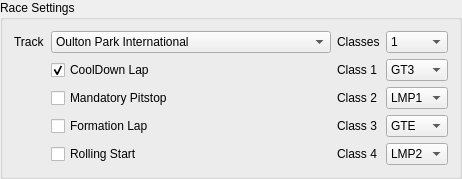
           <widget class="QGroupBox" name="groupBox_2">
            <property name="maximumSize">
             <size>
              <width>460</width>
              <height>300</height>
             </size>
            </property>
            <property name="title">
             <string>Race Settings</string>
            </property>
            <layout class="QGridLayout" name="gridLayout_7">
             <item row="0" column="0">
              <widget class="QLabel" name="label_7">
               <property name="maximumSize">
                <size>
                 <width>100</width>
                 <height>16777215</height>
                </size>
               </property>
               <property name="text">
                <string>Track</string>
               </property>
              </widget>
             </item>
             <item row="0" column="1">
              <widget class="QComboBox" name="comboBox_6">
               <property name="minimumSize">
                <size>
                 <width>280</width>
                 <height>0</height>
                </size>
               </property>
               <property name="maximumSize">
                <size>
                 <width>16000</width>
                 <height>16777215</height>
                </size>
               </property>
               <property name="frame">
                <bool>true</bool>
               </property>
               <property name="modelColumn">
                <number>0</number>
               </property>
               <item>
                <property name="text">
                 <string>Oulton Park International</string>
                </property>
               </item>
               <item>
                <property name="text">
                 <string>Cadwell Park Club</string>
                </property>
               </item>
              </widget>
             </item>
             <item row="4" column="2">
              <widget class="QLabel" name="label_25">
               <property name="maximumSize">
                <size>
                 <width>90</width>
                 <height>16777215</height>
                </size>
               </property>
               <property name="text">
                <string>Class 3</string>
               </property>
              </widget>
             </item>
             <item row="5" column="2">
              <widget class="QLabel" name="label_26">
               <property name="maximumSize">
                <size>
                 <width>90</width>
                 <height>16777215</height>
                </size>
               </property>
               <property name="text">
                <string>Class 4</string>
               </property>
              </widget>
             </item>
             <item row="2" column="2">
              <widget class="QLabel" name="label_8">
               <property name="maximumSize">
                <size>
                 <width>90</width>
                 <height>16777215</height>
                </size>
               </property>
               <property name="text">
                <string>Class 1</string>
               </property>
              </widget>
             </item>
             <item row="0" column="3">
              <widget class="QComboBox" name="comboBox_11">
               <property name="maximumSize">
                <size>
                 <width>100</width>
                 <height>16777215</height>
                </size>
               </property>
               <item>
                <property name="text">
                 <string>1</string>
                </property>
               </item>
               <item>
                <property name="text">
                 <string>2</string>
                </property>
               </item>
              </widget>
             </item>
             <item row="5" column="3">
              <widget class="QComboBox" name="comboBox_15">
               <property name="maximumSize">
                <size>
                 <width>100</width>
                 <height>16777215</height>
                </size>
               </property>
               <item>
                <property name="text">
                 <string>LMP2</string>
                </property>
               </item>
               <item>
                <property name="text">
                 <string>2</string>
                </property>
               </item>
              </widget>
             </item>
             <item row="4" column="3">
              <widget class="QComboBox" name="comboBox_14">
               <property name="maximumSize">
                <size>
                 <width>100</width>
                 <height>16777215</height>
                </size>
               </property>
               <item>
                <property name="text">
                 <string>GTE</string>
                </property>
               </item>
               <item>
                <property name="text">
                 <string>2</string>
                </property>
               </item>
              </widget>
             </item>
             <item row="2" column="3">
              <widget class="QComboBox" name="comboBox_12">
               <property name="maximumSize">
                <size>
                 <width>100</width>
                 <height>16777215</height>
                </size>
               </property>
               <item>
                <property name="text">
                 <string>GT3</string>
                </property>
               </item>
               <item>
                <property name="text">
                 <string>2</string>
                </property>
               </item>
              </widget>
             </item>
             <item row="3" column="2">
              <widget class="QLabel" name="label_10">
               <property name="maximumSize">
                <size>
                 <width>90</width>
                 <height>16777215</height>
                </size>
               </property>
               <property name="text">
                <string>Class 2</string>
               </property>
              </widget>
             </item>
             <item row="3" column="3">
              <widget class="QComboBox" name="comboBox_13">
               <property name="maximumSize">
                <size>
                 <width>100</width>
                 <height>16777215</height>
                </size>
               </property>
               <item>
                <property name="text">
                 <string>LMP1</string>
                </property>
               </item>
               <item>
                <property name="text">
                 <string>2</string>
                </property>
               </item>
              </widget>
             </item>
             <item row="0" column="2">
              <widget class="QLabel" name="label_6">
               <property name="maximumSize">
                <size>
                 <width>90</width>
                 <height>16777215</height>
                </size>
               </property>
               <property name="text">
                <string>Classes</string>
               </property>
              </widget>
             </item>
             <item row="2" column="1">
              <widget class="QCheckBox" name="checkBox_6">
               <property name="maximumSize">
                <size>
                 <width>180</width>
                 <height>16000</height>
                </size>
               </property>
               <property name="layoutDirection">
                <enum>Qt::LeftToRight</enum>
               </property>
               <property name="text">
                <string>CoolDown Lap</string>
               </property>
               <property name="checked">
                <bool>true</bool>
               </property>
              </widget>
             </item>
             <item row="3" column="1">
              <widget class="QCheckBox" name="checkBox_5">
               <property name="maximumSize">
                <size>
                 <width>180</width>
                 <height>16777215</height>
                </size>
               </property>
               <property name="layoutDirection">
                <enum>Qt::LeftToRight</enum>
               </property>
               <property name="text">
                <string>Mandatory Pitstop</string>
               </property>
              </widget>
             </item>
             <item row="4" column="1">
              <widget class="QCheckBox" name="checkBox_7">
               <property name="maximumSize">
                <size>
                 <width>150</width>
                 <height>16777215</height>
                </size>
               </property>
               <property name="layoutDirection">
                <enum>Qt::LeftToRight</enum>
               </property>
               <property name="text">
                <string>Formation Lap</string>
               </property>
              </widget>
             </item>
             <item row="5" column="1">
              <widget class="QCheckBox" name="checkBox_9">
               <property name="maximumSize">
                <size>
                 <width>180</width>
                 <height>16777215</height>
                </size>
               </property>
               <property name="layoutDirection">
                <enum>Qt::LeftToRight</enum>
               </property>
               <property name="text">
                <string>Rolling Start</string>
               </property>
              </widget>
             </item>
            </layout>
           </widget>
